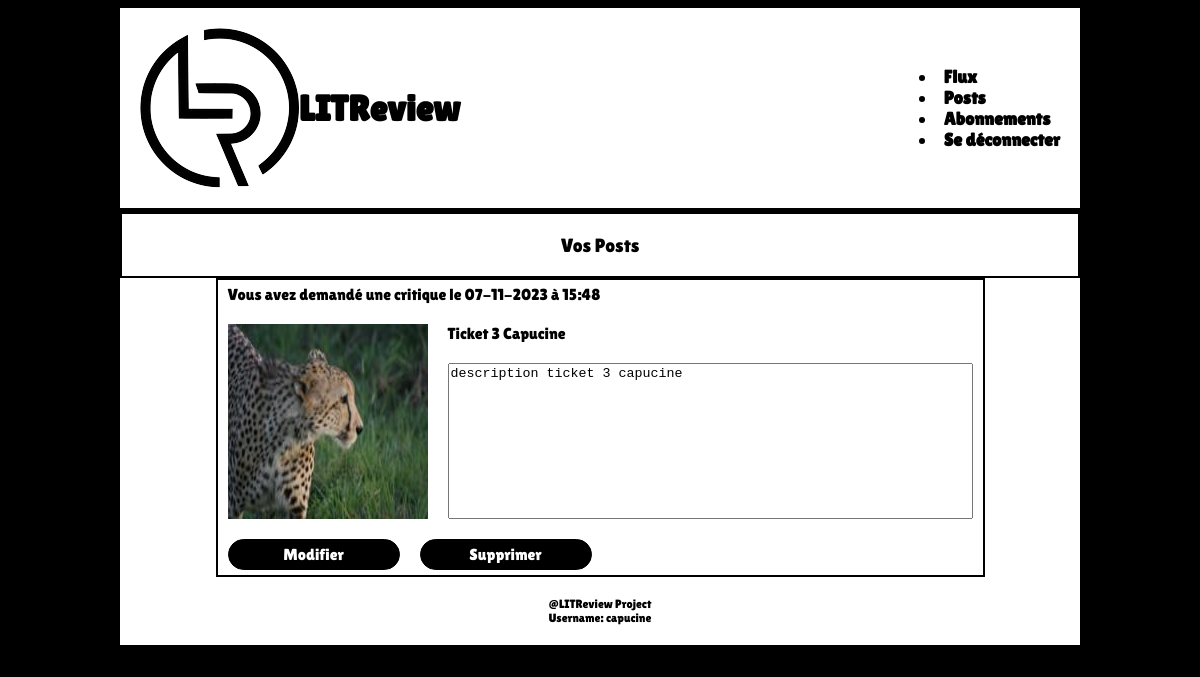
The page /posts/ (signed in) on the database as committed earlier.
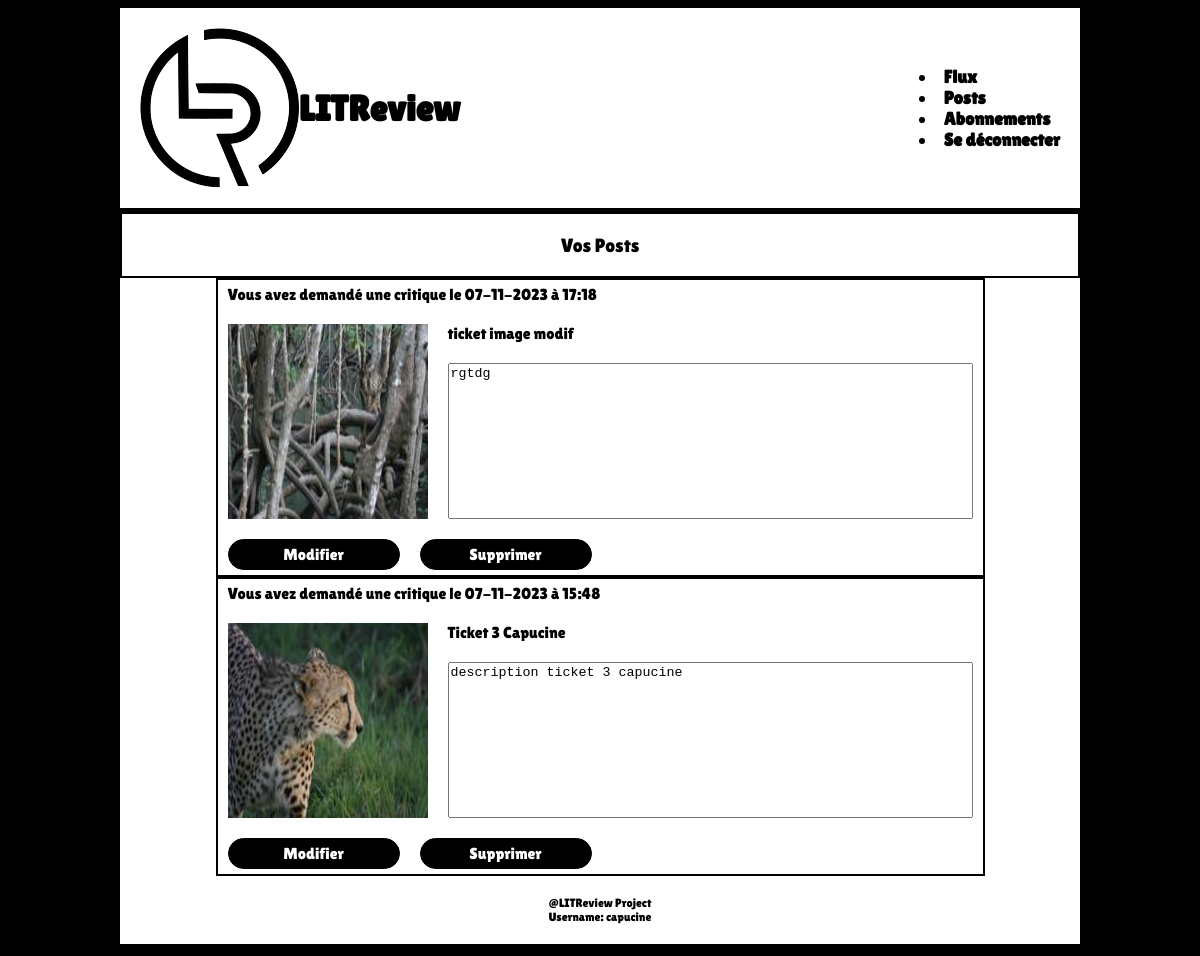
The same page on the database as committed later.
### reviews/models.py (models this page shows, shortened)
class Ticket(models.Model):
    IMAGE_MAX_SIZE = (200, 200)
    title = models.CharField(max_length=128)
    description = models.TextField(max_length=2048, blank=True)
    user = models.ForeignKey(
        to=settings.AUTH_USER_MODEL, on_delete=models.CASCADE)
    time_created = models.DateTimeField(auto_now_add=True)
    def content_file_name(instance, filename):
        ext = filename.split('.')[-1]
        filename = '%s.%s' % (instance.id, ext)
        return os.path.join('static/img-ticket/', filename)
    image = models.ImageField(
        upload_to=content_file_name,
        null=True,
        blank=True,
        )

### reviews/views.py (the view)
# urls.py: path('posts/', reviews.views.posts, name='posts'),
def posts(request):
    current_user = request.user
    tickets = models.Ticket.objects.filter(user=current_user.id)
    reviews = models.Review.objects.filter(user=current_user.id)
    tickets = tickets.annotate(content_type=Value("TICKET", CharField()))
    reviews = reviews.annotate(content_type=Value("REVIEW", CharField()))
    posts = sorted(
        chain(reviews, tickets),
        key=lambda post: post.time_created,
        reverse=True
        )
    stars_values = [1, 2, 3, 4, 5]
    return render(
        request,
        "reviews/posts.html",
        context={
            'posts': posts,
            'stars_values': stars_values
            }
        )

### reviews/templates/reviews/posts.html (shortened to what this page needs)
{% extends 'base.html' %}
{% load static %}
{% block content %}
    <div class="center-title">
        Vos Posts
    </div>
    {% for post in posts %}
        <div class="center-div">
            {% if post.content_type == 'TICKET' %}
            <div class="ticket-container">
                <div class="field-group-column">
                    <div class="field-group-row">
                        Vous avez demandé une critique le
                        {{ post.time_created|date:"d-m-Y à H:i" }}
                    </div>
                    <div class="field-group-row">
                        <img src="{% static '../' %}{{ post.image }}" alt="Image liée au ticket">
                        <div class="field-group-column">
                            <div>{{ post.title }}</div>
                            <textarea class="non-resizable" readonly id="description" name="description" rows="10" cols="63">{{ post.description }}</textarea>
                        </div>
                    </div>
                    <div class="field-group-row">
                        <a role="button" class="action-button" href="{% url 'edit_post' post.id %}">Modifier</a>
                        <a role="button" class="action-button" href="{% url 'delete_post' post.id %}">Supprimer</a>
                    </div>
                </div>
            </div>
            {% endif %}
            </div>
        </div>
    {% endfor %}
{% endblock content %}

### reviews/templates/base.html (shortened to what this page needs)
{% load static %}
<!DOCTYPE html>
<html lang="fr">
<head>
    <link rel="stylesheet" href="{% static '/css/main.css' %}">
</head>
<body>
    <header class="navbar">
        <div class="navbar-left">
            <img src="{% static '/img/logo-sans-texte.png' %}" alt="logo LITReview">
            <h1 class="logo-title">LITReview</h1>
        </div>
        <div>
            <li><a role="link" href="{% url 'feed' %}" class="link">Flux</a></li>
            <li><a role="link" href="{% url 'posts' %}" class="link">Posts</a></li>
            <li><a role="link" href="{% url 'subscription' %}" class="link">Abonnements</a></li>
            {% if user.is_authenticated %}
                <li><a role="link" href="{% url 'logout' %}" class="link">Se déconnecter</a></li>
            {% endif %}
        </div>
    </header>
    <div class="base-content">
        {% block content %}{% endblock content %}
    <footer>
        <div>
           @LITReview Project
        </div>
        Username: {{ user.username }}
    </footer>
</body>
</html>

### static/css/main.css (style rules this page uses)
body { background-color: black; max-width: 960px; margin-inline: auto; }
footer { background-color: white; border-bottom: solid 4px black; padding: 20px; font-family: 'lilita One', monospace; font-size: 1vw; display: flex; flex-direction: column; align-items: center; }
.navbar { background-color: white; border-bottom: solid 4px black; padding: 20px; font-family: 'lilita One', monospace; font-size: 1.5vw; display: flex; justify-content: space-between; align-items: center; }
.navbar-left { display: flex; align-items: center; margin-right: 10px; justify-content: space-between; }
.link { text-decoration: none; color: black; font-family: 'lilita One', monospace; font-weight: 900; }
.logo-title { font-family: 'lilita One', monospace; font-weight: 900; }
.center-title { background-color: white; border: solid 2px black; font-family: "lilita One", monospace; font-size: larger; display: flex; justify-content: center; align-items: center; padding: 20px; }
.field-group-column { display: flex; flex-direction: column; gap: 20px; }
.field-group-row { display: flex; flex-direction: row; gap: 20px; }
.action-button { background-color: black; text-decoration: none; text-align: center; align-items: end; width: 150px; color: white; font-size: 1em; border: solid 1px black; border-radius: 20px; font-family: "lilita One", monospace; padding: 5px 10px; }
.center-div { background-color: white; display: flex; flex-direction: column; justify-content: space-between; align-items: center; }
.ticket-container { background-color: white; border: solid 2px black; display: flex; flex-direction: column; justify-content: space-between; align-items: start; font-family: "lilita One", monospace; gap: 20px; padding: 5px 10px; }
.non-resizable { resize: none; }

Rows that differ between the two databases and show on the page:
added Ticket: time_created "07-11-2023 à 17:18", image (picture), title "ticket image modif", description "rgtdg"
